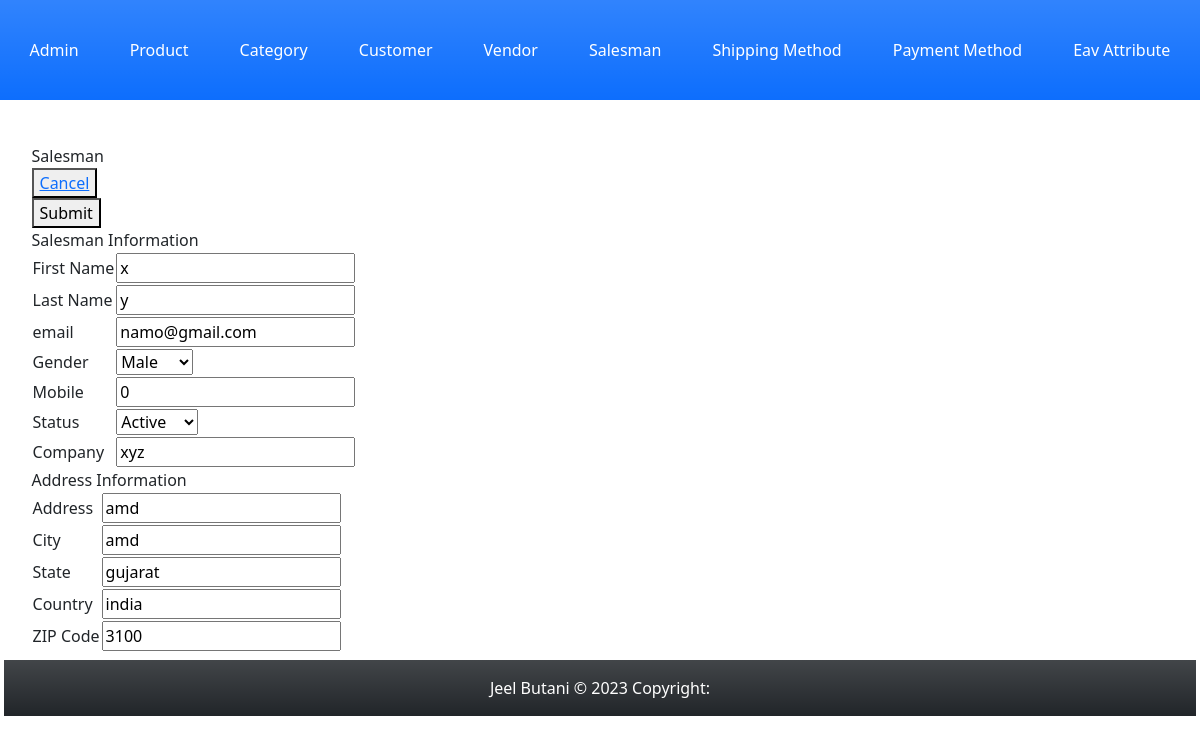
The app's page /Index.php?c=salesman&a=edit&id=20 with its own data.
### tables this page shows
CREATE TABLE `salesman` (
  `salesman_id` int(11) NOT NULL,
  `first_name` varchar(255) NOT NULL,
  `last_name` varchar(255) NOT NULL,
  `email` varchar(50) NOT NULL,
  `gender` enum('male','female') NOT NULL DEFAULT 'male',
  `mobile` int(11) NOT NULL,
  `status` enum('active','inactive') NOT NULL DEFAULT 'active',
  `company` varchar(255) NOT NULL,
  `created_at` datetime NOT NULL,
  `updated_at` datetime DEFAULT NULL
);

CREATE TABLE `salesman_address` (
  `address_id` int(11) NOT NULL,
  `salesman_id` int(11) NOT NULL,
  `address` varchar(100) NOT NULL,
  `city` varchar(100) NOT NULL,
  `state` varchar(100) NOT NULL,
  `country` varchar(100) NOT NULL,
  `zip` bigint(20) NOT NULL
);

### Block/Core/Template.php (called while the page is built, shortened)
<?php
class Block_Core_Template extends Model_Core_View
{
	protected $children =  [];
	public function getChildren()
	{
		return $this->children;
	}
	public function addChild($key, $value)
	{
		$this->children[$key] = $value;
		return $this;
	}
}
?>

### Model/Core/View.php (called while the page is built, shortened)
<?php
class Model_Core_View
{
	protected $data = [];
	protected $template = null;
	public function setData($data)
	{
		$this->data = $data;
		return $this;
	}
	public function getData()
	{
		return $this->data;
	}
	public function setTemplate($template)
	{
		$this->template = $template;
		return $this;
	}
	public function getTemplate()
	{
		return $this->template;
	}
	public function render()
	{
		require 'View' . DS . $this->getTemplate();
	}
	public function getUrl($action = null, $controller = null, $params = [], $resetParam = false)
	{
		return Ccc::getModel('Core_Url')->getUrl($action, $controller, $params, $resetParam);
	}
}
?>

### Controller/Salesman.php (called while the page is built, shortened)
<?php
class Controller_Salesman extends Controller_Core_Action
{
	public function editAction()
	{
		try {
			if ($id = (int) $this->getRequest()->getParams('id')) {
				if (!($salesman =  Ccc::getModel('Salesman')->load($id))) {
					throw new Exception("Invalid Id.", 1);
				}
			}
			$salesmanAddress =  Ccc::getModel('Salesman');
			$salesmanAddress->getResource()->setTableName('salesman_address');
			if (!$salesmanAddress->load($id)) {
				throw new Exception("Invalid Id.", 1);
			}
			$layout = $this->getLayout();
			$layout->addContent('edit', $layout->createBlock('Salesman_Edit')->setData(['salesman' => $salesman, 'salesmanAddress' => $salesmanAddress]));
			$layout->render();
		} catch (Exception $e) {
			$this->getMessage()->addMessage($e->getMessage(),Model_Core_Message::FAILURE);
			$this->redirect('grid');
		}
	}
}
?>

### Controller/Core/Front.php (called while the page is built, shortened)
<?php
class Controller_Core_Front
{
	public function init()
	{
		$request = Ccc::getModel('Core_Request');
		$controller = new $controllerClassName();
		$actionName = $request->getActionName().'Action';
		$controller->$actionName();
	}
}
?>

### Index.php (called while the page is built, shortened)
<?php
spl_autoload_register(function ($className) {
    $classPath = str_replace('_', '/', $className);
});
class Ccc
{
	public static function init()
	{
		$front = new Controller_Core_Front();
		$front->init();
	}
	public static function getModel($className)
	{
		return new $className();
	}
}
Ccc::init();
?>

### Model/Core/Url.php (called while the page is built, shortened)
<?php
class Model_Core_Url
{
	public function getUrl($action = null, $controller = null, $params = [], $resetParam = false)
	{
		$request = Ccc::getModel('Core_Request');
		$final = $request->getParams();
		if ($resetParam) {
			$final = [];
		}
		if ($controller) {
			$final['c'] = $controller;
		}
		else {
			$final['c'] = $request->getControllerName();
		}
		if ($action) {
			$final['a'] = $action;
		}
		else {
			$final['a'] = $request->getActionName();
		}
		$queryString = http_build_query($final);
		$url = $_SERVER['REQUEST_SCHEME'] . "://" . $_SERVER['HTTP_HOST'] . $_SERVER['SCRIPT_NAME'] . "?" . $queryString;
		return $url;
	}
}
?>

### Model/Core/Request.php (called while the page is built, shortened)
<?php
class Model_Core_Request
{
	public function getParams($key=null, $value=null)
	{
		if ($key == null) {
			return $_GET;
		}
		if (array_key_exists($key, $_GET)) {
			return $_GET[$key];
		}
		return $value;
	}
	public function getControllerName()
	{
		return $this->getParams('c', 'admin');
	}
}
?>

### Block/Salesman/Edit.php (called while the page is built, shortened)
<?php
class Block_Salesman_Edit extends Block_Core_Template
{
	public function getSalesman()
	{
		return $this->getData('salesman');
	}
	public function getSalesmanAddress()
	{
		return $this->getData('salesmanAddress');
	}
}
?>

### Model/Core/Table.php (called while the page is built, shortened)
<?php
class Model_Core_Table
{
	protected $data = [];
	protected $resource = null;
	public function setResource($resource)
	{
		$this->resource = $resource;
		return $this;
	}
	public function getResource()
	{
		if ($this->resource) {
			return $this->resource;
		}
		$resource = new $this->resourceClass();
		return $resource;
	}
	public function getTableName()
	{
		return $this->getResource()->getTableName();
	}
	public function getPrimaryKey()
	{
		return $this->getResource()->getPrimaryKey();
	}
	public function __get($key)
	{
		if (array_key_exists($key, $this->data)) {
			return $this->data[$key];
		}
		return null;
	}
	public function setData($data)
	{
		$this->data = array_merge($this->data, $data);
		return $this;
	}
	public function load($id, $column = null)
	{
		if (!$column) {
			$column = $this->getPrimaryKey();
		}
		$query = "SELECT * FROM `{$this->getTableName()}` WHERE `{$column}` = '{$id}'";
		$row = $this->getResource()->fetchRow($query);
		return $this;
	}
}
?>

### Model/Core/Adapter.php (called while the page is built, shortened)
<?php
class Model_Core_Adapter
{
	public $config = [
		'host' => 'localhost',
		'username' => 'root',
		'password' => '',
		'dbname' => 'newmvc-jeel-butani'
	];
	public function connect(){
		$connect = mysqli_connect(
			$this->config['host'],
			$this->config['username'],
			$this->config['password'],
			$this->config['dbname']
		);
		return $connect;
	}
	public function fetchRow($query){
		$connect = $this->connect();
		$result = mysqli_query($connect, $query);
		if ($result->num_rows > 0) {
			return $result->fetch_assoc();
		}
		return false;
	}
}
?>

### Model/Core/Table/Resource.php (called while the page is built, shortened)
<?php
class Model_Core_Table_Resource
{
	public function getAdapter()
	{
		$adapter = Ccc::getModel('Core_Adapter');
		return $adapter;
	}
	public function fetchRow($query)
	{
		return $this->getAdapter()->fetchRow($query);
	}
}
?>

### Model/Salesman.php (called while the page is built, shortened)
<?php
class Model_Salesman extends Model_Core_Table
{
	public function getStatusOptions()
	{
		return [
			self::STATUS_ACTIVE => self::STATUS_ACTIVE_LBL,
			self::STATUS_INACTIVE => self::STATUS_INACTIVE_LBL
		];
	}
	public function getGenderOptions()
	{
		return [
			self::GENDER_MALE => self::GENDER_MALE_LBL,
			self::GENDER_FEMALE => self::GENDER_FEMALE_LBL
		];
	}
	public function getStatus()
	{
		if ($this->status) {
			return $this->status;
		}
		return self::STATUS_DEFAULT;
	}
	public function getGender()
	{
		if ($this->gender) {
			return $this->gender;
		}
		return self::GENDER_DEFAULT;
	}
}
?>

### View/salesman/edit.phtml (the view)
<?php
$salesman = $this->getSalesman()['salesman'];
$salesmanAddress = $this->getSalesmanAddress()['salesmanAddress'];
?>
<form action="<?php echo $this->getUrl('save'); ?>" method="post">
	<div class="add">
		<div>Salesman</div>
		<div class="cancel">
			<button><a href="<?php echo $this->getUrl('grid', null, [], true); ?>">Cancel</a></button>
		</div>
		<div class="submit">
			<button type="submit">Submit</button>
		</div>
	</div>
	<div>Salesman Information</div>
	<table>
		<tr>
			<td>First Name</td>
			<td><input type="text" name="salesman[first_name]" value="<?php echo $salesman->first_name; ?>"></td>
		</tr>
		<tr>
			<td>Last Name</td>
			<td><input type="text" name="salesman[last_name]" value="<?php echo $salesman->last_name; ?>"></td>
		</tr>
		<tr>
			<td>email</td>
			<td><input type="text" name="salesman[email]" value="<?php echo $salesman->email; ?>"></td>
		</tr>
		<tr>
			<td>Gender</td>
			<td>
				<select name="salesman[gender]">
					<?php foreach ($salesman->getGenderOptions() as $key => $value) : ?>
					<?php $selected = ($key == $salesman->getGender()) ? "selected" : ''; ?>
					<option value="<?php echo $key; ?>" <?php echo $selected;?>><?php echo $value; ?></option>
					<?php endforeach; ?>
				</select>
			</td>
		</tr>
		<tr>
			<td>Mobile</td>
			<td><input type="text" name="salesman[mobile]" value="<?php echo $salesman->mobile; ?>"></td>
		</tr>
		<tr>
			<td>Status</td>
			<td>
				<select name="salesman[status]">
					<?php foreach ($salesman->getStatusOptions() as $key => $value) : ?>
					<?php $selected = ($key == $salesman->getStatus()) ? "selected" : ''; ?>
					<option value="<?php echo $key; ?>" <?php echo $selected;?>><?php echo $value; ?></option>
					<?php endforeach; ?>
				</select>
			</td>
		</tr>
		<tr>
			<td>Company</td>
			<td><input type="text" name="salesman[company]" value="<?php echo $salesman->company; ?>"></td>
		</tr>
	</table>
	<div>Address Information</div>
	<table>
		<tr>
			<td>Address</td>
			<td><input type="text" name="salesmanAddress[address]" value="<?php echo $salesmanAddress->address; ?>"></td>
		</tr>
		<tr>
			<td>City</td>
			<td><input type="text" name="salesmanAddress[city]" value="<?php echo $salesmanAddress->city; ?>"></td>
		</tr>
		<tr>
			<td>State</td>
			<td><input type="text" name="salesmanAddress[state]" value="<?php echo $salesmanAddress->state; ?>"></td>
		</tr>
		<tr>
			<td>Country</td>
			<td><input type="text" name="salesmanAddress[country]" value="<?php echo $salesmanAddress->country; ?>"></td>
		</tr>
		<tr>
			<td>ZIP Code</td>
			<td><input type="text" name="salesmanAddress[zip]" value="<?php echo $salesmanAddress->zip; ?>"></td>
		</tr>
	</table>
</form>

### View/html/content.phtml
<?php
$children = $this->getChildren();
foreach ($children as $child) {
	$child->render();
}
?>

### records on screen
salesman: first_name "x", last_name "y", email "namo@gmail.com", mobile "0", company "xyz"
salesman_address: address "amd", city "amd", state "gujarat", country "india", zip "3100"

### other values on screen
form field value "Male"
form field value "Active"
